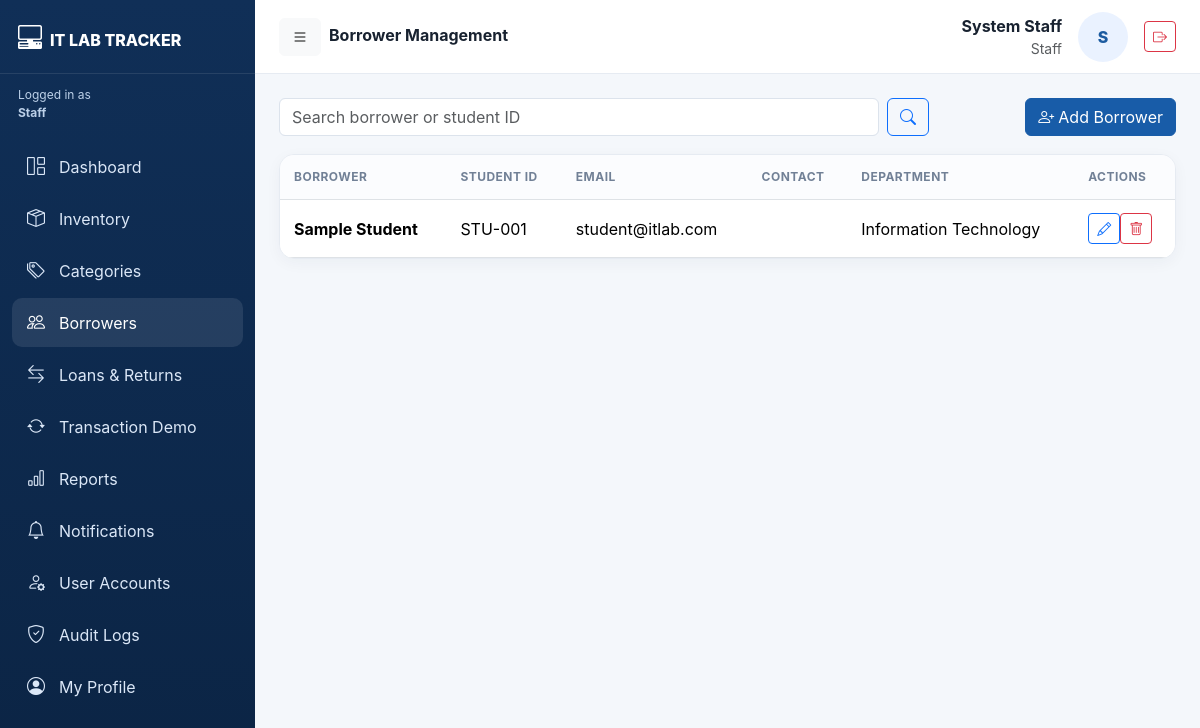
/index.php?page=borrowers (signed in), run on the app's committed database.
### tables this page shows
CREATE TABLE users(id INT UNSIGNED AUTO_INCREMENT PRIMARY KEY,full_name VARCHAR(150) NOT NULL,email VARCHAR(150) NOT NULL UNIQUE,password VARCHAR(255) NOT NULL,role ENUM('staff','student_assistant','instructor') NOT NULL,created_at TIMESTAMP DEFAULT CURRENT_TIMESTAMP,updated_at TIMESTAMP DEFAULT CURRENT_TIMESTAMP ON UPDATE CURRENT_TIMESTAMP);

CREATE TABLE borrowers(id INT UNSIGNED AUTO_INCREMENT PRIMARY KEY,borrower_name VARCHAR(150) NOT NULL,student_id VARCHAR(80),email VARCHAR(150),contact_number VARCHAR(50),department VARCHAR(120),created_at TIMESTAMP DEFAULT CURRENT_TIMESTAMP);

### index.php (the view, shortened to what this page needs)
<?php
function e(mixed $v): string { return htmlspecialchars((string)$v, ENT_QUOTES, 'UTF-8'); }
function roleLabel(string $role): string { return match($role) {
    'staff' => 'Staff', 'student_assistant' => 'Student Assistant', 'instructor' => 'Instructor', default => ucfirst(str_replace('_',' ',$role))
}; }
function csrf(): string { if(empty($_SESSION['csrf'])) $_SESSION['csrf']=bin2hex(random_bytes(32)); return $_SESSION['csrf']; }
function csrfField(): string { return '<input type="hidden" name="csrf" value="'.e(csrf()).'">'; }
function hasRole(string ...$roles): bool { return in_array($_SESSION['role'] ?? '', $roles, true); }
function can(string $permission): bool { $role=$_SESSION['role']??''; return match($permission) {
    'inventory_manage' => in_array($role,['staff','student_assistant'],true),
    'categories' => $role==='staff',
    'borrowers' => in_array($role,['staff','student_assistant'],true),
    'loans_manage' => in_array($role,['staff','student_assistant'],true),
    'reports_all' => $role==='staff',
    'reports_self' => in_array($role,['instructor'],true),
    'users' => $role==='staff',
    'audit' => $role==='staff',
    'notifications' => in_array($role,['staff','student_assistant','instructor'],true),
    default => false,
}; }
function requirePage(string $page): void {
    $role=$_SESSION['role']??'';
}
try {
    $pdo=new PDO('mysql:host='.DB_HOST.';dbname='.DB_NAME.';charset=utf8mb4',DB_USER,DB_PASS,[PDO::ATTR_ERRMODE=>PDO::ERRMODE_EXCEPTION,PDO::ATTR_DEFAULT_FETCH_MODE=>PDO::FETCH_ASSOC,PDO::ATTR_EMULATE_PREPARES=>false]);
} catch(Throwable $ex) {
    http_response_code(500); exit('<h1>Database connection failed</h1><p>'.e($ex->getMessage()).'</p>');
}
    ?><!doctype html>
    </html><?php exit;
$uid=(int)$_SESSION['user_id']; $role=(string)$_SESSION['role'];
$meSt=$pdo->prepare('SELECT * FROM users WHERE id=? LIMIT 1'); $meSt->execute([$uid]); $me=$meSt->fetch();
$pdo->exec("UPDATE loans SET status='overdue' WHERE status='borrowed' AND due_date IS NOT NULL AND due_date < CURDATE()");
$page=$_GET['page']??'dashboard';
$title=match($page){'transactions'=>'Transaction Demo — Inventory TCL','loans'=>'Loans & Returns','inventory'=>'Hardware Inventory','borrowers'=>'Borrower Management','reports'=>'Borrowing Reports','notifications'=>'Notifications','users'=>'User Accounts','audit'=>'Activity Audit Logs','profile'=>'My Profile',default=>roleLabel($role).' Dashboard'};
?><!doctype html><html lang="en"><head><link href="https://cdn.jsdelivr.net/npm/bootstrap@5.3.3/dist/css/bootstrap.min.css" rel="stylesheet"><link href="https://cdn.jsdelivr.net/npm/bootstrap-icons@1.11.3/font/bootstrap-icons.css" rel="stylesheet"></head><body>
<aside class="sidebar" id="sidebar"><div class="brand"><i class="bi bi-pc-display-horizontal me-2"></i><span>IT LAB TRACKER</span></div><div class="rolebox"><div>Logged in as</div><strong><?=e(roleLabel($role))?></strong></div><nav class="mt-2">
<a class="nav-link <?=$page==='dashboard'?'active':''?>" href="index.php?page=dashboard"><i class="bi bi-grid-1x2"></i><span>Dashboard</span></a>
<a class="nav-link <?=$page==='inventory'?'active':''?>" href="index.php?page=inventory"><i class="bi bi-box-seam"></i><span>Inventory</span></a>
<?php if(can('categories')):?><a class="nav-link <?=$page==='categories'?'active':''?>" href="index.php?page=categories"><i class="bi bi-tags"></i><span>Categories</span></a><?php endif;?>
<?php if(can('borrowers')):?><a class="nav-link <?=$page==='borrowers'?'active':''?>" href="index.php?page=borrowers"><i class="bi bi-people"></i><span>Borrowers</span></a><?php endif;?>
<a class="nav-link <?=$page==='loans'?'active':''?>" href="index.php?page=loans"><i class="bi bi-arrow-left-right"></i><span><?=hasRole('instructor')?'My Loans':'Loans & Returns'?></span></a>
<?php if(hasRole('staff','student_assistant')):?><a class="nav-link <?=$page==='transactions'?'active':''?>" href="index.php?page=transactions"><i class="bi bi-arrow-repeat"></i><span>Transaction Demo</span></a><?php endif;?>
<?php if(hasRole('staff','instructor')):?><a class="nav-link <?=$page==='reports'?'active':''?>" href="index.php?page=reports"><i class="bi bi-bar-chart"></i><span><?=hasRole('instructor')?'My Reports':'Reports'?></span></a><?php endif;?>
<a class="nav-link <?=$page==='notifications'?'active':''?>" href="index.php?page=notifications"><i class="bi bi-bell"></i><span>Notifications</span></a>
<?php if(can('users')):?><a class="nav-link <?=$page==='users'?'active':''?>" href="index.php?page=users"><i class="bi bi-person-gear"></i><span>User Accounts</span></a><?php endif;?>
<?php if(can('audit')):?><a class="nav-link <?=$page==='audit'?'active':''?>" href="index.php?page=audit"><i class="bi bi-shield-check"></i><span>Audit Logs</span></a><?php endif;?>
<a class="nav-link <?=$page==='profile'?'active':''?>" href="index.php?page=profile"><i class="bi bi-person-circle"></i><span>My Profile</span></a>
</nav></aside>
<main class="main" id="main"><header class="topbar"><div><button class="btn btn-light me-2" id="toggle"><i class="bi bi-list"></i></button><strong><?=e($title)?></strong></div><div class="d-flex align-items-center gap-3"><div class="text-end d-none d-sm-block"><b><?=e($me['full_name'])?></b><small class="d-block text-muted"><?=e(roleLabel($role))?></small></div><div class="avatar"><?=e(strtoupper(substr($me['full_name'],0,1)))?></div><a class="btn btn-outline-danger btn-sm" href="index.php?action=logout" title="Logout"><i class="bi bi-box-arrow-right"></i></a></div></header><section class="content">
<?php
switch($page):
    ?>
    <?php
case 'borrowers':
    $search=trim((string)($_GET['search']??''));$sql='SELECT * FROM borrowers';$params=[];if($search!==''){$sql.=' WHERE borrower_name LIKE ? OR student_id LIKE ? OR email LIKE ?';$params=['%'.$search.'%','%'.$search.'%','%'.$search.'%'];}$sql.=' ORDER BY borrower_name';$st=$pdo->prepare($sql);$st->execute($params);$rows=$st->fetchAll();?><div class="toolbar"><form class="d-flex gap-2 searchbox" method="get"><input type="hidden" name="page" value="borrowers"><input class="form-control" name="search" value="<?=e($search)?>" placeholder="Search borrower or student ID"><button class="btn btn-outline-primary"><i class="bi bi-search"></i></button></form><button class="btn btn-primary" data-bs-toggle="modal" data-bs-target="#borrowerModal"><i class="bi bi-person-plus me-1"></i>Add Borrower</button></div><div class="cardx table-card"><div class="table-responsive"><table class="table"><thead><tr><th>Borrower</th><th>Student ID</th><th>Email</th><th>Contact</th><th>Department</th><th>Actions</th></tr></thead><tbody><?php foreach($rows as $r):?><tr><td><b><?=e($r['borrower_name'])?></b></td><td><?=e($r['student_id'])?></td><td><?=e($r['email'])?></td><td><?=e($r['contact_number'])?></td><td><?=e($r['department'])?></td><td><button class="btn btn-sm btn-outline-primary" onclick='editBorrower(<?=json_encode($r,JSON_HEX_TAG|JSON_HEX_APOS|JSON_HEX_QUOT|JSON_HEX_AMP)?>)'><i class="bi bi-pencil"></i></button><form class="d-inline" method="post" onsubmit="return confirm('Delete borrower?')"><?=csrfField()?><input type="hidden" name="action" value="delete_borrower"><input type="hidden" name="id" value="<?=$r['id']?>"><button class="btn btn-sm btn-outline-danger"><i class="bi bi-trash"></i></button></form></td></tr><?php endforeach;if(!$rows):?><tr><td colspan="6" class="empty">No borrowers found.</td></tr><?php endif;?></tbody></table></div></div><?php require __DIR__ . '/modals/borrower_modal.php'; ?><?php break;
    ?><div class="toolbar"><div><h5 class="mb-1">Transaction Control — Inventory Loans</h5><small class="text-muted">Demonstrates database transactions (COMMIT / ROLLBACK) using real assets, borrowers, and loan records.</small></div></div>
    <?php
endswitch;
?>
</section></main><script src="https://cdn.jsdelivr.net/npm/bootstrap@5.3.3/dist/js/bootstrap.bundle.min.js"></script></body></html>

### index.php (style rules this page uses)
:root { --nav:#102f57;--nav2:#16477f;--bg:#f4f7fb;--line:#e6ebf2;--text:#182230 }
body { margin:0;background:var(--bg);color:var(--text);font-family:Inter,system-ui,-apple-system,"Segoe UI",sans-serif }
.sidebar { position:fixed;inset:0 auto 0 0;width:255px;background:linear-gradient(180deg,var(--nav),#0b2444);color:#fff;z-index:1030;transition:.25s }
.brand { height:74px;padding:20px 18px;font-weight:800;border-bottom:1px solid #ffffff18;white-space:nowrap;overflow:hidden }
.brand i { font-size:24px }
.nav-link { color:#dbe7f7;border-radius:10px;margin:3px 12px;padding:11px 13px;display:flex;gap:12px;align-items:center;white-space:nowrap }
.nav-link:hover,.nav-link.active { background:#ffffff18;color:#fff }
.nav-link i { font-size:18px;min-width:22px;text-align:center }
.main { margin-left:255px;min-height:100vh;transition:.25s }
.topbar { height:74px;background:#fff;border-bottom:1px solid var(--line);display:flex;align-items:center;justify-content:space-between;padding:0 24px;position:sticky;top:0;z-index:1000 }
.content { padding:24px }
.cardx { background:#fff;border:1px solid var(--line);border-radius:15px;box-shadow:0 4px 15px #1c31500b }
.toolbar { display:flex;justify-content:space-between;gap:12px;align-items:center;margin-bottom:18px;flex-wrap:wrap }
.table-card { overflow:hidden }
.table { margin:0 }
.table th { font-size:12px;text-transform:uppercase;color:#718096;letter-spacing:.04em;background:#fbfcfe }
.table td,.table th { padding:13px 14px;vertical-align:middle }
.avatar { width:50px;height:50px;border-radius:50%;display:grid;place-items:center;background:#eaf2ff;color:#1c5ba0;font-weight:800 }
.rolebox { padding:12px 18px;color:#bcd0e8;font-size:12px }
.form-control,.form-select { border-color:#dce3ec }
.btn-primary { background:#185ca8;border-color:#185ca8 }
.searchbox { min-width:min(650px,100%) }

### data on the page
users: full_name "System Staff", full_name "S"
borrowers: borrower_name "Sample Student", student "STU-001", email "student@itlab.com", department "Information Technology"

### other printed values
roleLabel($role) "Staff"
$title "Borrower Management"
